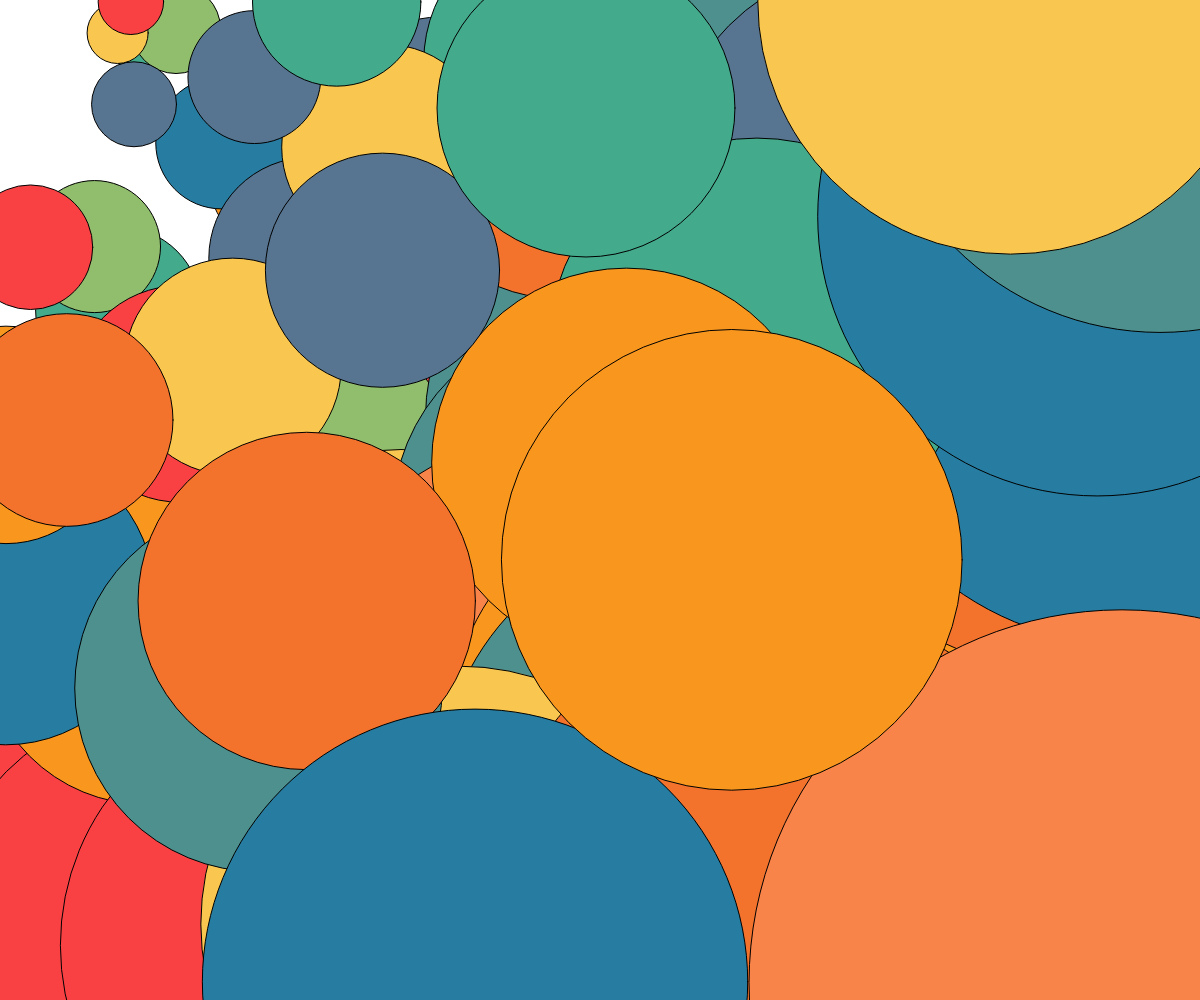
Frame 1 (no input)
Frame 60 (no input): identical to frame 1, image omitted
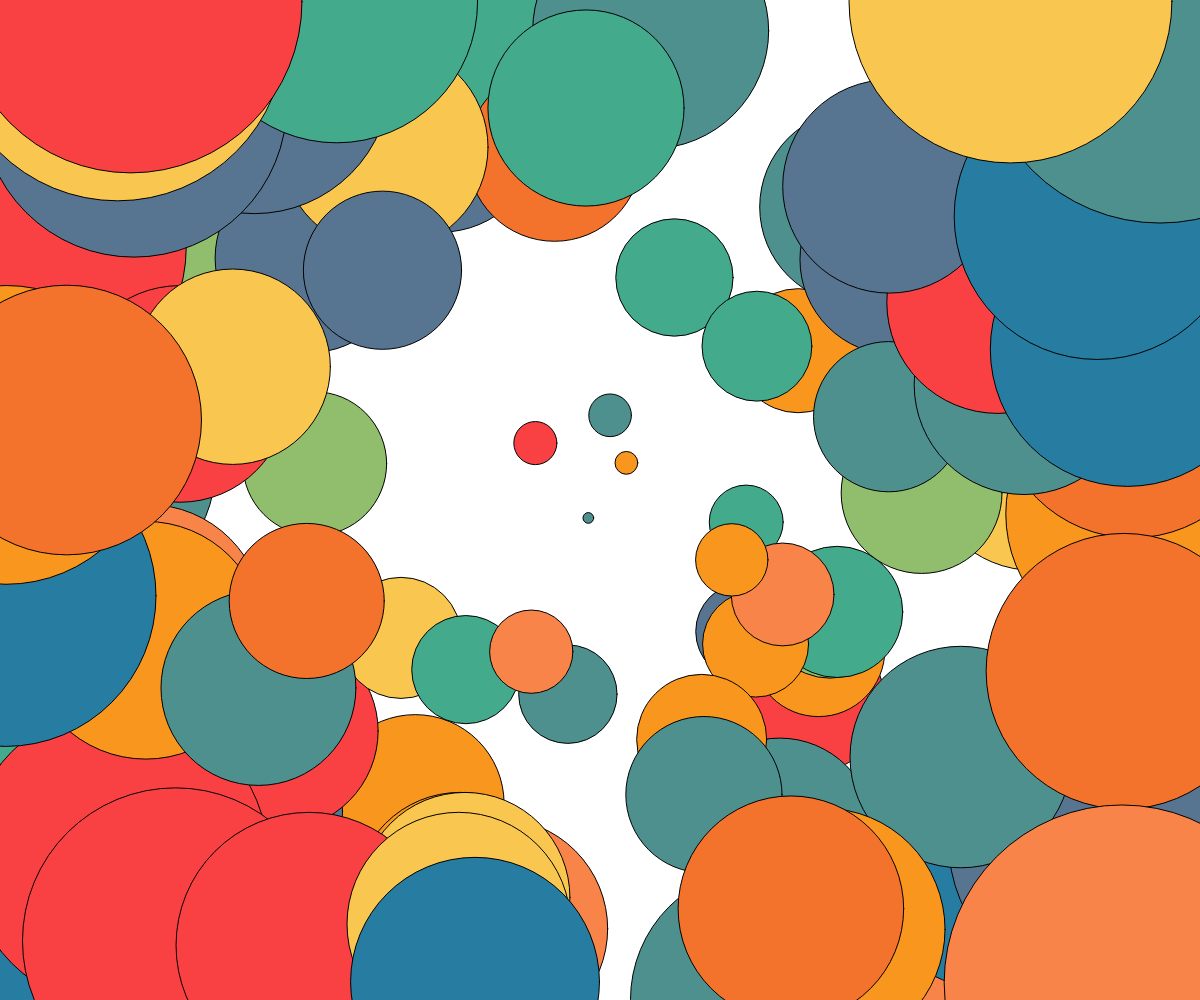
Frame 120 (the mouse pressed at the canvas centre since frame 60)

The p5.js sketch that drew these frames (run headless with seeded random() and noise() and a simulated clock; from frame 60 on, the mouse is pressed at the canvas centre):

// p5.js sketch
// ── sketch.js
let palette = ["#f94144","#f3722c","#f8961e",
               "#f9844a","#f9c74f","#90be6d",
               "#43aa8b","#4d908e","#577590","#277da1"];

let x = []; 
let y = []; 
let colors = [];

// ------------------------------------------------------------------
// Code placed in setup() will run once at the beginning
function setup() {
  // Create a new canvas to match the browser size
  createCanvas(windowWidth, windowHeight);
  
  for (let i=0; i < 100; i++) {
    x[i] = random(width); 
    y[i] = random(height);     
    colors[i] = random(palette);     
  }
  
}

// ------------------------------------------------------------------
// On window resize, update the canvas size
function windowResized() {
  resizeCanvas(windowWidth, windowHeight);
}

// ------------------------------------------------------------------
// Main render loop - code placed in draw() will repeat over and over
function draw() {
  // Place your drawing code here
  background('white');
  
  for (let i=0; i < 100; i++) {     
    let d = dist(mouseX, mouseY, x[i], y[i]);     
    d = d/2; 
    
    fill( colors[i] );
    circle(x[i], y[i], d );  
  }
  
}
